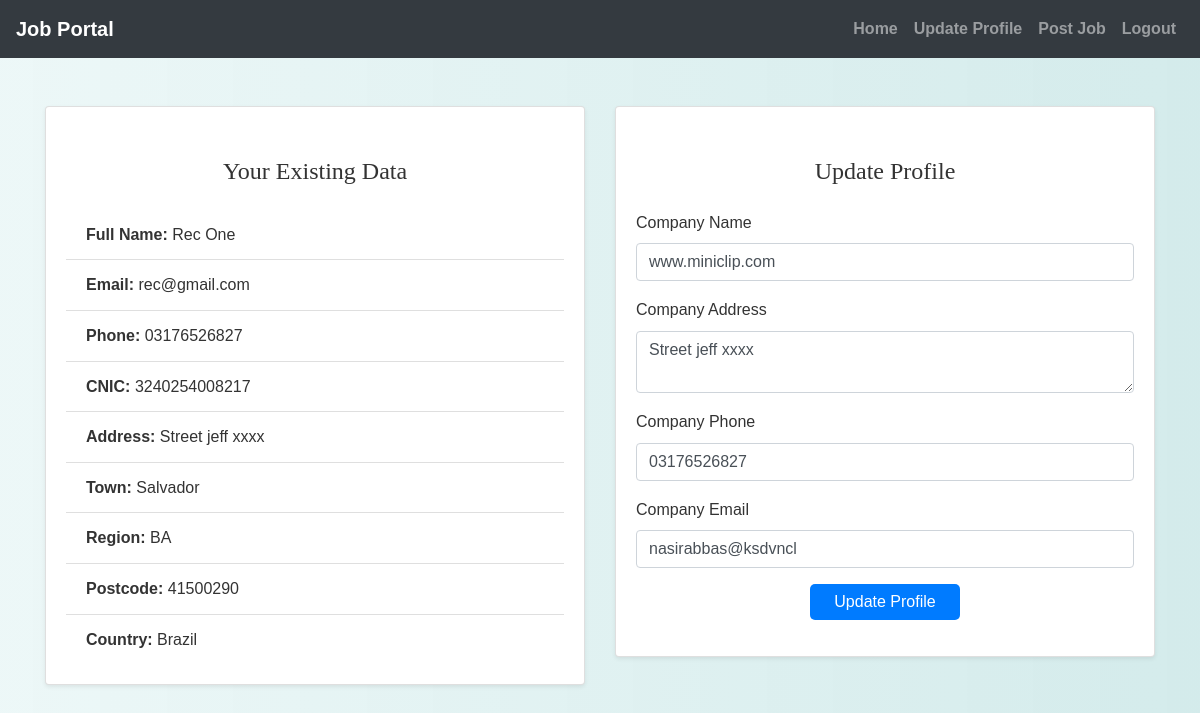
Page /recruiter/update_profile.php (signed in) on the committed database.
### tables this page shows
CREATE TABLE `users` (
  `id` int(11) NOT NULL,
  `username` varchar(50) NOT NULL,
  `password` varchar(255) NOT NULL,
  `email` varchar(100) NOT NULL,
  `phone` varchar(20) NOT NULL,
  `age` int(11) DEFAULT NULL,
  `usertype` varchar(20) DEFAULT NULL,
  `name` varchar(50) DEFAULT NULL,
  `cnic` varchar(50) DEFAULT NULL,
  `address` varchar(100) DEFAULT NULL,
  `town` varchar(100) DEFAULT NULL,
  `region` varchar(100) DEFAULT NULL,
  `postcode` varchar(100) DEFAULT NULL,
  `country` varchar(100) DEFAULT NULL
);

CREATE TABLE `recruiters` (
  `recruiter_id` int(11) NOT NULL,
  `company_name` varchar(255) DEFAULT NULL,
  `company_address` text DEFAULT NULL,
  `company_phone` varchar(20) DEFAULT NULL,
  `company_email` varchar(100) DEFAULT NULL,
  `job_posting_status` enum('active','deactivated') DEFAULT 'active'
);

### recruiter/update_profile.php (the view, shortened to what this page needs)
<?php
include('config.php');
$company_name = $company_address = $company_phone = $company_email = "";
$id = $_SESSION["id"];
$sql = "SELECT * FROM Recruiters WHERE recruiter_id = ?";
$stmt = mysqli_prepare($conn, $sql);
mysqli_stmt_bind_param($stmt, "i", $id);
mysqli_stmt_execute($stmt);
$result = mysqli_stmt_get_result($stmt);
$recruiter = mysqli_fetch_assoc($result);
$user_sql = "SELECT * FROM users WHERE id = ?";
$user_stmt = mysqli_prepare($conn, $user_sql);
mysqli_stmt_bind_param($user_stmt, "i", $id);
mysqli_stmt_execute($user_stmt);
$user_result = mysqli_stmt_get_result($user_stmt);
$user_data = mysqli_fetch_assoc($user_result);
if ($recruiter) {
    $company_name = $recruiter['company_name'];
    $company_address = $recruiter['company_address'];
    $company_phone = $recruiter['company_phone'];
    $company_email = $recruiter['company_email'];
}
?>
<!DOCTYPE html>
<html>
<head>
    <link rel="stylesheet" href="https://maxcdn.bootstrapcdn.com/bootstrap/4.5.2/css/bootstrap.min.css">
    <link rel="stylesheet" href="./css/style.css">
</head>
<body>
<?php include('navbar.php'); ?>
<div class="container mt-5 mb-5">
    <div class="row">
        <?php if ($user_data): ?>
        <div class="col-md-6">
            <div class="card shadow-sm">
                <div class="card-body">
                    <h4 class="card-title text-center mb-4">Your Existing Data</h4>
                    <ul class="list-group list-group-flush">
                        <li class="list-group-item"><strong>Full Name:</strong> <?php echo htmlspecialchars($user_data['name']); ?></li>
                        <li class="list-group-item"><strong>Email:</strong> <?php echo htmlspecialchars($user_data['email']); ?></li>
                        <li class="list-group-item"><strong>Phone:</strong> <?php echo htmlspecialchars($user_data['phone']); ?></li>
                        <li class="list-group-item"><strong>CNIC:</strong> <?php echo htmlspecialchars($user_data['cnic']); ?></li>
                        <li class="list-group-item"><strong>Address:</strong> <?php echo htmlspecialchars($user_data['address']); ?></li>
                        <li class="list-group-item"><strong>Town:</strong> <?php echo htmlspecialchars($user_data['town']); ?></li>
                        <li class="list-group-item"><strong>Region:</strong> <?php echo htmlspecialchars($user_data['region']); ?></li>
                        <li class="list-group-item"><strong>Postcode:</strong> <?php echo htmlspecialchars($user_data['postcode']); ?></li>
                        <li class="list-group-item"><strong>Country:</strong> <?php echo htmlspecialchars($user_data['country']); ?></li>
                    </ul>
                </div>
            </div>
        </div>
        <?php endif; ?>
        <div class="col-md-6">
            <div class="card shadow-sm">
                <div class="card-body">
                    <h4 class="text-center mb-4">Update Profile</h4>
                    <form action="<?php echo htmlspecialchars($_SERVER["PHP_SELF"]); ?>" method="post">
                        <div class="form-group">
                            <label>Company Name</label>
                            <input type="text" name="company_name" class="form-control" value="<?php echo htmlspecialchars($company_name); ?>">
                        </div>
                        <div class="form-group">
                            <label>Company Address</label>
                            <textarea name="company_address" class="form-control"><?php echo htmlspecialchars($company_address); ?></textarea>
                        </div>
                        <div class="form-group">
                            <label>Company Phone</label>
                            <input type="text" name="company_phone" class="form-control" value="<?php echo htmlspecialchars($company_phone); ?>">
                        </div>
                        <div class="form-group">
                            <label>Company Email</label>
                            <input type="email" name="company_email" class="form-control" value="<?php echo htmlspecialchars($company_email); ?>">
                        </div>
                        <div class="form-group text-center">
                            <input type="submit" value="Update Profile" class="btn btn-primary px-4">
                        </div>
                    </form>
                </div>
            </div>
        </div>
    </div>
</div>
</body>
</html>

### recruiter/css/style.css (style rules this page uses)
body { background: linear-gradient(90deg, rgba(233, 246, 246, 0.831), rgba(207, 233, 233, 0.9)); font-family: 'Arial', sans-serif; color: #333; line-height: 1.6; }
h1, h2, h3, h4 { text-align: center; margin-top: 30px; margin-bottom: 30px; font-family: 'Georgia', serif; }
.container { margin-bottom: 40px; }
.btn-primary { color: #fff; border: none; border-radius: 5px; cursor: pointer; transition: background-color 0.3s ease; }

### rows in the picture
users: name "Rec One", email "rec@gmail.com", phone "03176526827", cnic "3240254008217", address "Street jeff xxxx", town "Salvador", region "BA", postcode "41500290", country "Brazil"
recruiters: company_name "www.miniclip.com", company_address "Street jeff xxxx", company_phone "03176526827", company_email "nasirabbas@ksdvncl"
